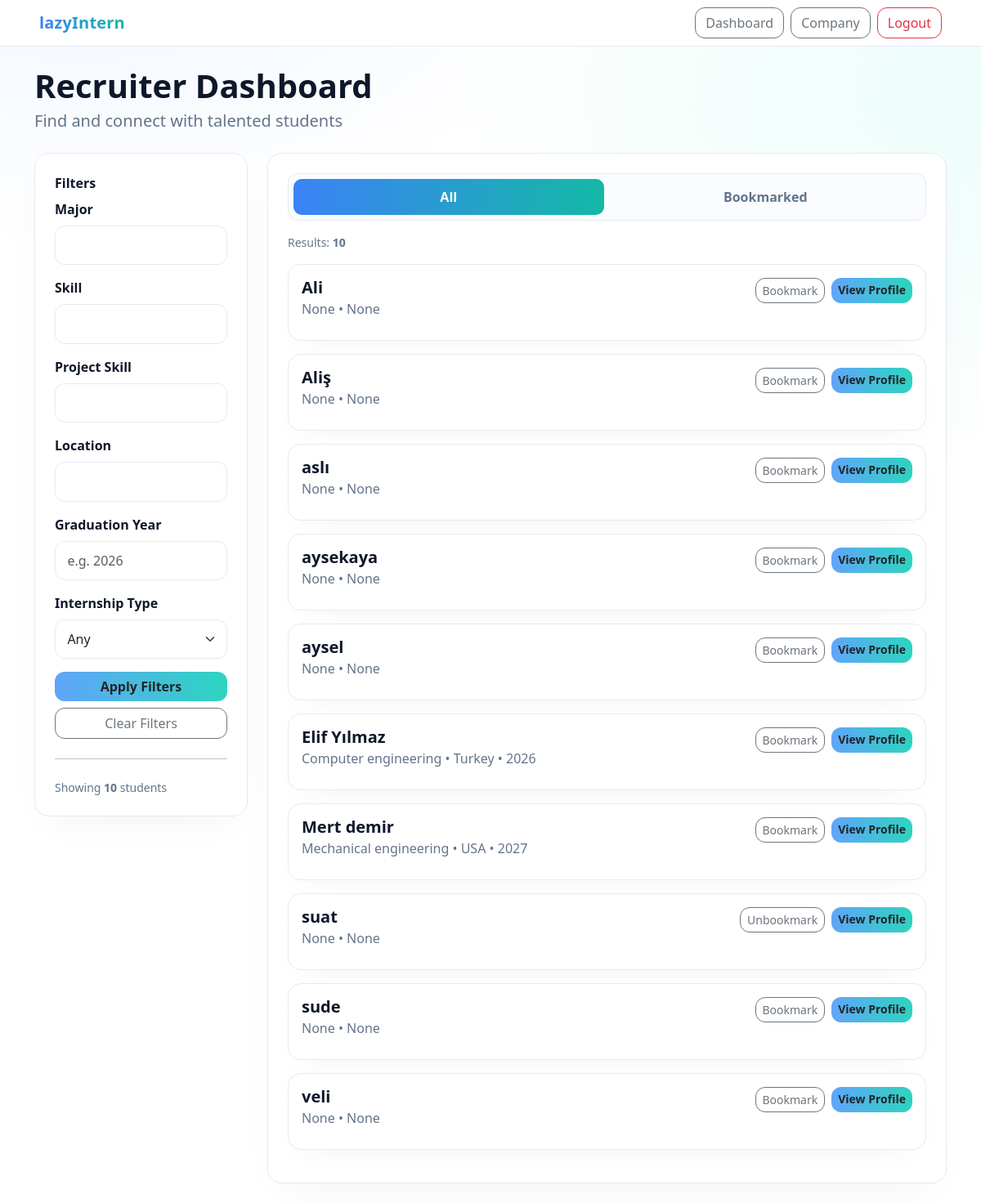
Screenshot of /profiles/company/semaa/ (signed in) with the database file from the repository.
### profiles/models.py (models this page shows, shortened)
class Profile(models.Model):
    user = models.OneToOneField(User, on_delete=models.CASCADE, related_name="profile")
    university = models.CharField(max_length=255, blank=True, null=True)
    major = models.CharField(max_length=255, blank=True, null=True)
    graduation_year = models.IntegerField(null=True, blank=True)
    location = models.CharField(max_length=255, blank=True, null=True)
    bio = models.TextField(blank=True, null=True)
    github = models.URLField(blank=True, null=True)
    linkedin = models.URLField(blank=True, null=True)
    website = models.URLField(blank=True, null=True)
    legacy_website = models.URLField(blank=True, null=True)
    internship_type = models.CharField(max_length=50, blank=True, null=True)
    preferred_locations = models.CharField(max_length=255, blank=True, null=True)
    open_to_relocate = models.BooleanField(default=False)
    skills = models.ManyToManyField(Skill, blank=True, related_name="profiles")
    profile_views = models.PositiveIntegerField(default=0)
    class Meta:
        ordering = ["user__username"]

### profiles/views.py (the view, shortened to what this page needs)
# urls.py: path('company/<slug:slug>/', views.company_profile, name='company_profile'),
@login_required
def company_profile(request, slug):
    company = get_object_or_404(Company, slug=slug)
    ensure_company_slug(company)
    company_form = CompanyForm(instance=company)
    position_form = PositionForm()
    tab = request.GET.get("tab", "all")
    major = (request.GET.get("major") or "").strip()
    skill = (request.GET.get("skill") or "").strip()
    project_skill = (request.GET.get("project_skill") or "").strip()
    location = (request.GET.get("location") or "").strip()
    graduation_year = (request.GET.get("graduation_year") or "").strip()
    internship_type = (request.GET.get("internship_type") or "").strip()
    base_students = (
        Profile.objects.select_related("user")
        .prefetch_related("skills", "projects")
        .filter(user__company__isnull=True)
        .exclude(user=getattr(company, "user", None))
    )
    students_qs = base_students
    if major:
        students_qs = students_qs.filter(major__icontains=major)
    if location:
        students_qs = students_qs.filter(location__icontains=location)
    if graduation_year:
        students_qs = students_qs.filter(graduation_year=graduation_year)
    if internship_type:
        students_qs = students_qs.filter(internship_type__iexact=internship_type)
    if skill:
        students_qs = students_qs.filter(skills__name__icontains=skill).distinct()
    if project_skill:
        students_qs = students_qs.filter(projects__technologies__icontains=project_skill).distinct()
    filtered_students = students_qs
    filtered_count = filtered_students.count()
    total_count = base_students.count()
    bookmarked_students = company.bookmarked_students.select_related("user").prefetch_related("skills").all()
    bookmarked_ids = set(bookmarked_students.values_list("id", flat=True))
    context = {
        "company": company,
        "profile_views": 0,
        "open_positions_count": company.positions.count(),
        "applicants_count": 0,
        "completion_percent": calculate_company_completion(company),
        "company_form": company_form,
        "position_form": position_form,
        "students": filtered_students,
        "filtered_students": filtered_students,
        "bookmarked_students": bookmarked_students,
        "bookmarked_ids": bookmarked_ids,
        "active_tab": tab,
        "filtered_count": filtered_count,
        "total_count": total_count,
    }
    return render(request, "profiles/company_profile.html", context)

### profiles/forms.py
class CompanyForm(forms.ModelForm):
    class Meta:
        model = Company
        fields = ['name', 'industry', 'location', 'website', 'about', 'linkedin', 'twitter', 'facebook']
        widgets = {
            'about': forms.Textarea(attrs={'rows': 4}),
        }

class PositionForm(forms.ModelForm):
    class Meta:
        model = Position
        fields = ['title', 'description', 'link']

### profiles/views.py (called while the page is built)
def calculate_company_completion(company: Company) -> int:
    percent = 0
    if getattr(company, "about", None):
        percent += 30
    if getattr(company, "location", None):
        percent += 30
    if hasattr(company, "positions") and company.positions.exists():
        percent += 40
    return percent

def ensure_company_slug(company: Company) -> None:
    if not company.slug:
        base = slugify(company.name or f"company-{company.pk}") or f"company-{company.pk}"
        slug = base
        i = 2
        while Company.objects.filter(slug=slug).exclude(pk=company.pk).exists():
            slug = f"{base}-{i}"
            i += 1
        company.slug = slug
        company.save(update_fields=["slug"])

### profiles/templates/profiles/company_profile.html (shortened to what this page needs)
{% load static %}
<!DOCTYPE html>
<html lang="en">
<head>
  <link href="https://cdn.jsdelivr.net/npm/bootstrap@5.3.0/dist/css/bootstrap.min.css" rel="stylesheet"/>
</head>
<body>
<nav class="navbar navbar-light justify-content-between px-4 px-md-5">
  <a class="navbar-brand">lazyIntern</a>
  <div class="d-flex gap-2">
    <a href="{% url 'profile_redirect' %}" class="btn btn-outline-secondary">Dashboard</a>
    <button class="btn btn-outline-secondary" type="button"
            data-bs-toggle="offcanvas" data-bs-target="#companyOffcanvas"
            aria-controls="companyOffcanvas">
      Company
    </button>
    <a href="{% url 'logout' %}" class="btn btn-outline-danger">Logout</a>
  </div>
</nav>
<div class="container py-4">
  <div class="mb-4 page-head">
    <h1 class="fw-bold display-6 mb-1">Recruiter Dashboard</h1>
    <p class="fs-5">Find and connect with talented students</p>
  </div>
  <div class="row g-4">
    <div class="col-lg-3">
      <div class="card-soft p-4">
        <div class="filter-title">Filters</div>
        <form method="get">
          <div class="mb-3">
            <label class="form-label">Major</label>
            <input type="text" class="form-control" name="major" value="{{ request.GET.major|default:'' }}">
          </div>
          <div class="mb-3">
            <label class="form-label">Skill</label>
            <input type="text" class="form-control" name="skill" value="{{ request.GET.skill|default:'' }}">
          </div>
          <div class="mb-3">
            <label class="form-label">Project Skill</label>
            <input type="text" class="form-control" name="project_skill" value="{{ request.GET.project_skill|default:'' }}">
          </div>
          <div class="mb-3">
            <label class="form-label">Location</label>
            <input type="text" class="form-control" name="location" value="{{ request.GET.location|default:'' }}">
          </div>
          <div class="mb-3">
            <label class="form-label">Graduation Year</label>
            <input type="text" class="form-control" name="graduation_year" value="{{ request.GET.graduation_year|default:'' }}" placeholder="e.g. 2026">
          </div>
          <div class="mb-3">
            <label class="form-label">Internship Type</label>
            <select class="form-select" name="internship_type">
              <option value="">Any</option>
            </select>
          </div>
          <div class="d-grid gap-2">
            <button class="btn btn-grad" type="submit">Apply Filters</button>
            <a href="." class="btn btn-outline-secondary">Clear Filters</a>
          </div>
        </form>
        <hr class="my-4">
        <div class="small muted">
          Showing <strong>{{ students|length }}</strong> students
        </div>
      </div>
    </div>
    <div class="col-lg-9">
      <div class="card-soft p-4">
        <div class="tab-switch mb-3">
          {% with tab=request.GET.tab|default:'all' %}
            <button class="tab-btn {% if tab == 'all' %}active{% endif %}" onclick="switchTab('all')" type="button">All</button>
            <button class="tab-btn {% if tab == 'bookmarked' %}active{% endif %}" onclick="switchTab('bookmarked')" type="button">Bookmarked</button>
          {% endwith %}
        </div>
        <div class="list-head">
          <div class="muted small">
            {% if request.GET.tab == 'bookmarked' %}
              Bookmarked: <strong>{{ bookmarked_students|length }}</strong>
            {% else %}
              Results: <strong>{{ students|length }}</strong>
            {% endif %}
          </div>
        </div>
        <div id="tab-all" class="{% if request.GET.tab and request.GET.tab != 'all' %}d-none{% endif %}">
          {% for s in students %}
            <div class="student-card mb-3">
              <div class="d-flex justify-content-between align-items-start flex-wrap gap-2">
                <div>
                  <h5 class="student-name">
                    {% if s.user.get_full_name %}{{ s.user.get_full_name }}{% else %}{{ s.user.username }}{% endif %}
                  </h5>
                  <div class="student-meta">
                    {{ s.major }} • {{ s.location }}{% if s.graduation_year %} • {{ s.graduation_year }}{% endif %}
                  </div>
                </div>
                <div class="d-flex gap-2">
                  <form method="post" action="{% url 'toggle_bookmark' s.id %}" class="d-inline">
                    <button type="submit" class="btn btn-outline-secondary btn-sm">
                      {% if bookmarked_ids and s.id in bookmarked_ids %}
                        Unbookmark
                      {% else %}
                        Bookmark
                      {% endif %}
                    </button>
                  </form>
                  <a href="{% url 'student_profile_view' s.user.id %}" class="btn btn-grad btn-sm">
                    View Profile
                  </a>
                </div>
              </div>
            </div>
          {% empty %}
            <div class="muted">No students found.</div>
          {% endfor %}
        </div>
      </div>
    </div>
  </div>
</div>
</body>
</html>

### profiles/templates/profiles/company_profile.html (style rules this page uses)
:root { --text:#0f172a; --muted:#64748b; --bg:#ffffff; --blue-50:#eef4ff; --teal-50:#ecfdfa; --blue-400:#60a5fa; --blue-500:#3b82f6; --teal-400:#2dd4bf; --teal-500:#14b8a6; --border:#e6eaf2; --ring:rgba(16,24,40,.08); --success:#10b981; --danger:#ef4444; }
html,body { height:100%; }
body { font-family: ui-sans-serif, system-ui, -apple-system, "Segoe UI", Roboto, "Helvetica Neue", Arial; color:var(--text); background: radial-gradient(1100px 750px at 8% -10%, var(--blue-50) 0%, transparent 60%), radial-gradient(1100px 750px at 100% 8%, var(--teal-50) 0%, transparent 60%), var(--bg); }
.navbar { border-bottom:1px solid var(--border); background:#fff!important; }
.navbar-brand { font-weight:900; letter-spacing:.2px; background:linear-gradient(90deg, var(--blue-500), var(--teal-500)); -webkit-background-clip:text; background-clip:text; color:transparent; }
.btn-grad { background:linear-gradient(90deg, var(--blue-400), var(--teal-400)); border:0; font-weight:800; border-radius:12px; box-shadow:0 12px 34px -18px var(--ring); }
.btn-outline-secondary,.btn-outline-danger { border-radius:12px; }
.page-head p { color:var(--muted); }
.card-soft { border:1px solid var(--border); border-radius:18px; background:#fff; box-shadow:0 18px 48px -24px var(--ring); }
.filter-title { font-weight:900; margin-bottom:8px; }
.form-label { font-weight:700; }
.form-control,.form-select { border-radius:12px; border:1px solid var(--border); padding:.7rem .9rem; }
.tab-switch { display:flex; gap:8px; background:#fafcff; border:1px solid var(--border); border-radius:12px; padding:6px; }
.tab-btn { flex:1; border:none; background:transparent; padding:10px 12px; border-radius:10px; font-weight:800; color:var(--muted); }
.tab-btn.active { color:#fff; background:linear-gradient(90deg, var(--blue-500), var(--teal-500)); box-shadow:0 12px 36px -20px var(--ring); }
.student-card { border:1px solid var(--border); border-radius:16px; padding:16px; background:#fff; box-shadow:0 14px 42px -22px var(--ring); }
.student-name { font-weight:900; margin:0; }
.student-meta { color:var(--muted); margin:2px 0 10px; }
.list-head { display:flex; align-items:center; justify-content:space-between; margin:12px 0 16px; }
.muted { color:var(--muted); }

### rows the page displays
Profile: user.username "Ali", major "None", location "None", shows "Bookmark"
Profile: user.username "Aliş", major "None", location "None", shows "Bookmark"
Profile: user.username "aslı", major "None", location "None", shows "Bookmark"
Profile: user.username "aysekaya", major "None", location "None", shows "Bookmark"
Profile: user.username "aysel", major "None", location "None", shows "Bookmark"
Profile: user.get_full_name "Elif Yılmaz", major "Computer engineering", location "Turkey", graduation_year "2026", shows "Bookmark"
Profile: user.get_full_name "Mert demir", major "Mechanical engineering", location "USA", graduation_year "2027", shows "Bookmark"
Profile: user.username "suat", major "None", location "None", shows "Unbookmark"
Profile: user.username "sude", major "None", location "None", shows "Bookmark"
Profile: user.username "veli", major "None", location "None", shows "Bookmark"

### other values shown
{{ students|length }} "10"
